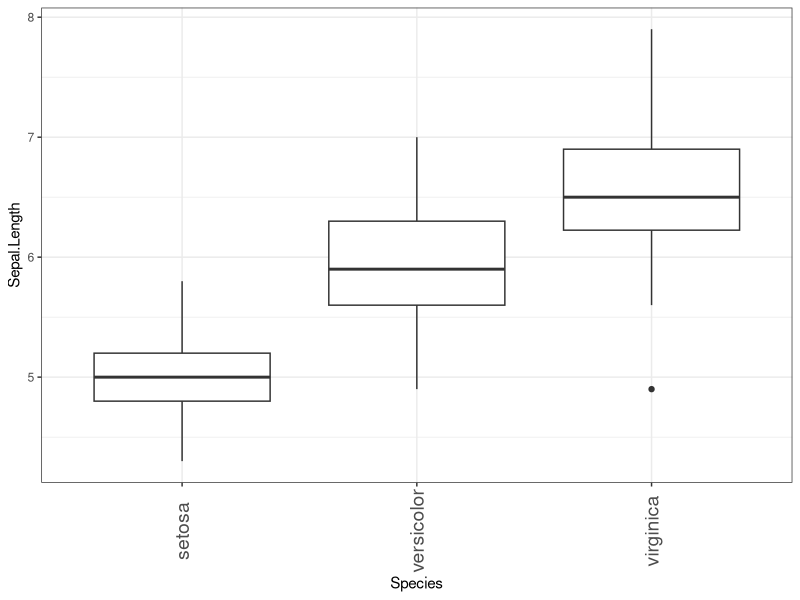
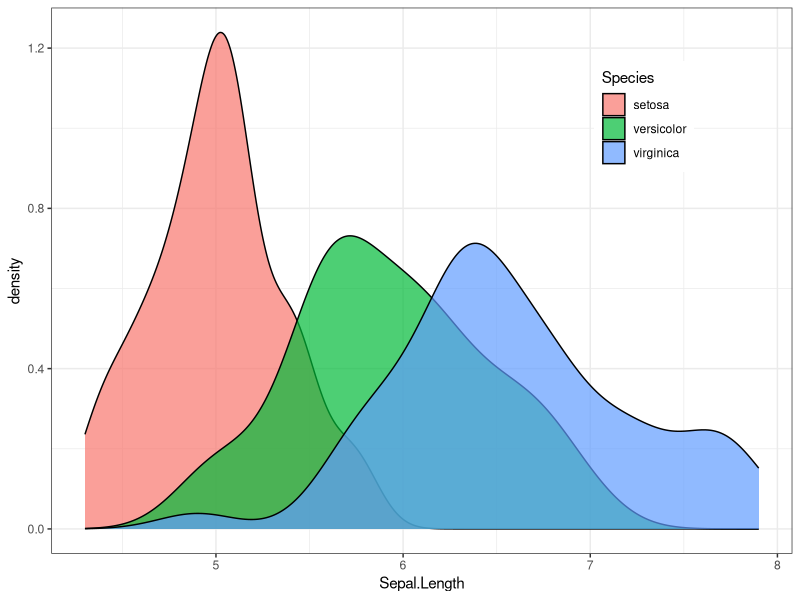
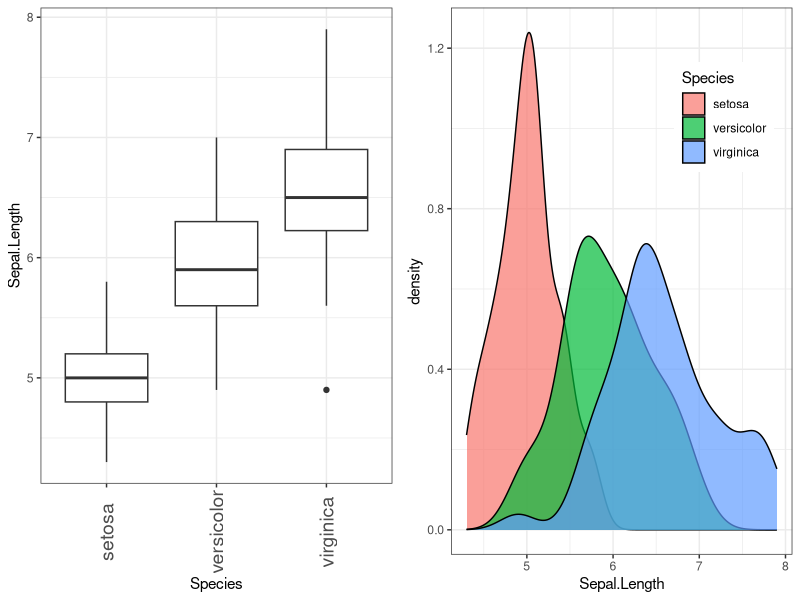
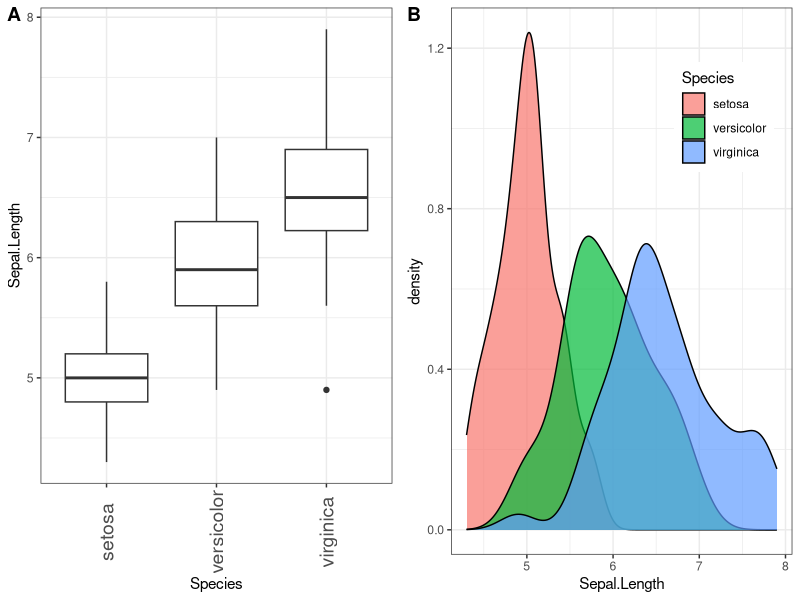
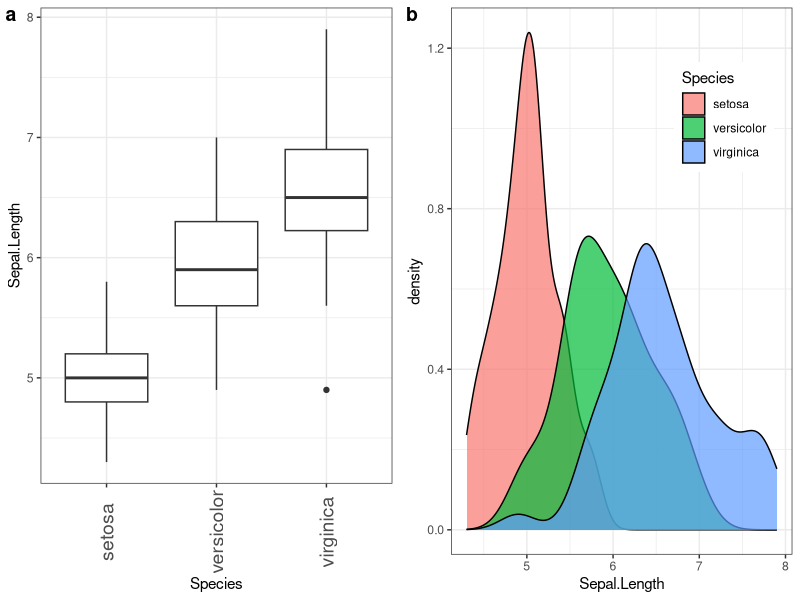
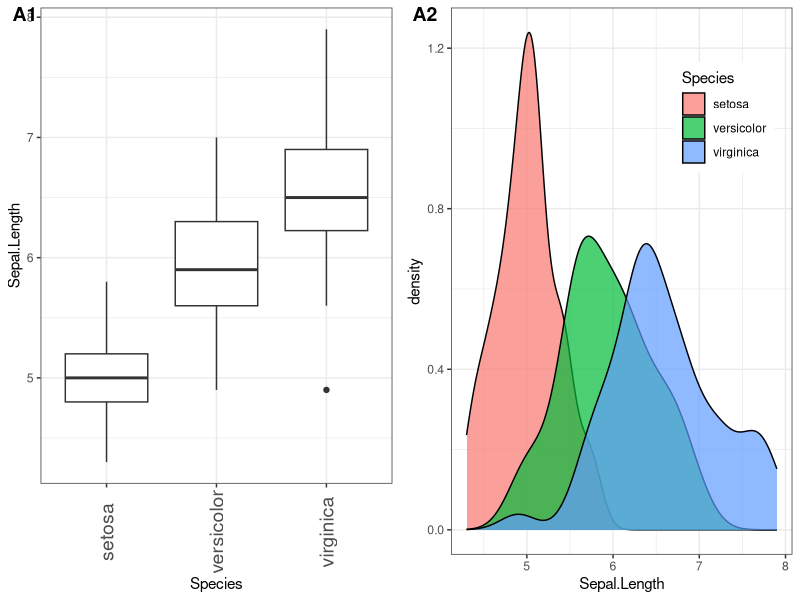
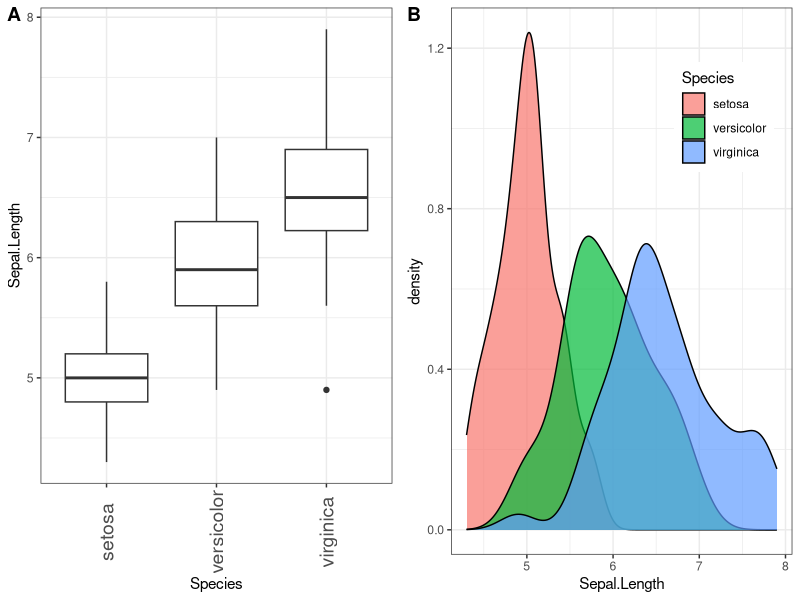
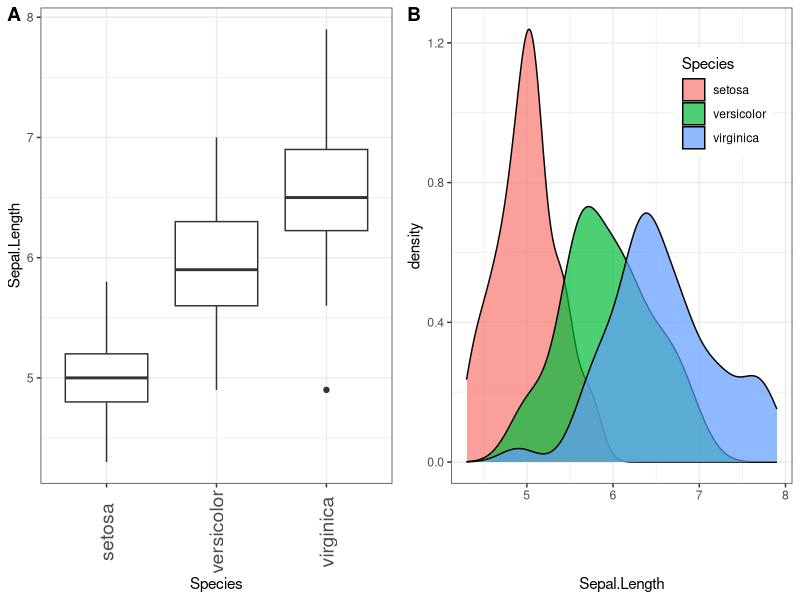

Recreate these plots in R, in order.
## ---- chunk 1
knitr::opts_chunk$set(echo = TRUE)
## ---- chunk 2
library(tidyverse)
library(cowplot)
## ---- chunk 3
iris %>% head
## ---- chunk 4
ggplot(iris, aes(x = Species, y = Sepal.Length)) +
  geom_boxplot() + theme_bw() +
  theme(axis.text.x = element_text(size = 14, angle = 90, vjust = 0.5))
## ---- chunk 5
p1 <- ggplot(iris, aes(x = Species, y = Sepal.Length)) +
  geom_boxplot() + theme_bw() +
  theme(axis.text.x = element_text(size = 14, angle = 90, vjust = 0.5))
## ---- chunk 6
ggplot(iris, aes(x = Sepal.Length, fill = Species)) +
  geom_density(alpha = 0.7) + theme_bw() +
  theme(legend.position = c(0.8, 0.8))
## ---- chunk 7
p2 <- ggplot(iris, aes(x = Sepal.Length, fill = Species)) +
  geom_density(alpha = 0.7) + theme_bw() +
  theme(legend.position = c(0.8, 0.8))
## ---- chunk 8
plot_grid(p1, p2)
## ---- chunk 9
plot_grid(p1, p2, labels = "AUTO")
## ---- chunk 10
plot_grid(p1, p2, labels = "auto")
## ---- chunk 11
plot_grid(p1, p2, labels = c("A1", "A2"))
## ---- chunk 12
plot_grid(p1, p2, labels = "AUTO")
## ---- chunk 13
plot_grid(p1, p2, labels = "AUTO", align = "h")
## ---- chunk 14
plot_grid(p1, p2, labels = "AUTO", align = "h",
          label_size = 10,
          label_fontfamily = "serif",
          label_fontface = "plain",
          label_colour = "blue")
## ---- chunk 15
plot_grid(p1, p2, labels = "AUTO", ncol = 1)
## ---- chunk 16
plot_grid(p1, p2, labels = "AUTO", rel_widths = c(1, 2))
## ---- chunk 17
plot_grid(
  p1, NULL, NULL, p2,
  labels = "AUTO", ncol = 2
)
## ---- chunk 18
bottom_row <- plot_grid(p1, p2, labels = c('B', 'C'), label_size = 12)
p3 <- ggplot(mtcars, aes(x = qsec, y = disp)) + geom_point() + facet_wrap(~gear)

plot_grid(p3, bottom_row, labels = c('A', ''), label_size = 12, ncol = 1)
## ---- chunk 19
plots <- align_plots(p3, p1, align = 'v', axis = 'l')
# then build the bottom row
bottom_row <- plot_grid(plots[[2]], p2, labels = c('B', 'C'), label_size = 12)

# then combine with the top row for final plot
plot_grid(plots[[1]], bottom_row, labels = c('A', ''), label_size = 12, ncol = 1)
## ---- chunk 20
# now add the title
plot_row <- plot_grid(p1, p2)

title <- ggdraw() + 
  draw_label(
    "Miles per gallon decline with displacement and horsepower",
    fontface = 'bold',
    x = 0,
    hjust = 0
  ) +
  theme(
    # add margin on the left of the drawing canvas,
    # so title is aligned with left edge of first plot
    plot.margin = margin(0, 0, 0, 7)
  )
plot_grid(
  title, plot_row,
  ncol = 1,
  # rel_heights values control vertical title margins
  rel_heights = c(0.1, 1)
)
## ---- chunk 21
sessionInfo()
